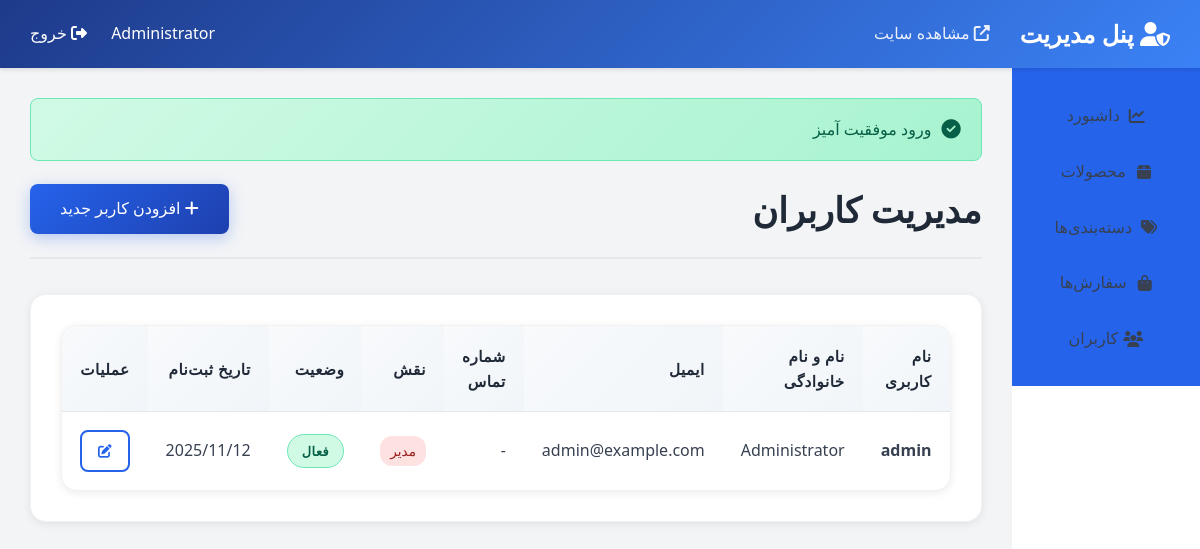
The page /admin/users.php (signed in) on the database its author committed.
### tables this page shows
CREATE TABLE IF NOT EXISTS users (
    id INT AUTO_INCREMENT PRIMARY KEY,
    username VARCHAR(50) NOT NULL UNIQUE,
    email VARCHAR(100) NOT NULL UNIQUE,
    password VARCHAR(255) NOT NULL,
    full_name VARCHAR(100) NOT NULL,
    phone VARCHAR(20),
    address TEXT,
    city VARCHAR(50),
    postal_code VARCHAR(20),
    role ENUM('admin', 'customer') DEFAULT 'customer',
    status ENUM('active', 'inactive', 'banned') DEFAULT 'active',
    created_at TIMESTAMP DEFAULT CURRENT_TIMESTAMP,
    updated_at TIMESTAMP DEFAULT CURRENT_TIMESTAMP ON UPDATE CURRENT_TIMESTAMP,
    INDEX idx_username (username),
    INDEX idx_email (email),
    INDEX idx_role (role)
);

### includes/functions.php (called while the page is built, shortened)
<?php
function isLoggedIn() {
    return isset($_SESSION['user_id']);
}
function getCurrentUserId() {
    return $_SESSION['user_id'] ?? null;
}
function getCurrentUser() {
    $db = getDB();
    $userId = getCurrentUserId();
    $stmt = $db->prepare("SELECT id, username, email, full_name, phone, address, city, postal_code, role FROM users WHERE id = ?");
    $stmt->bind_param("i", $userId);
    $stmt->execute();
    $result = $stmt->get_result();
    return $result->fetch_assoc();
}
function getFlashMessage() {
    if (isset($_SESSION['flash_message'])) {
        $flash = $_SESSION['flash_message'];
        return $flash;
    }
    return null;
}

### includes/db.php (called while the page is built, shortened)
<?php
class Database {
    private static $instance = null;
    private $connection;
    private function __construct() {
        try {
            $this->connection = new mysqli(DB_HOST, DB_USER, DB_PASS, DB_NAME);
            $this->connection->set_charset("utf8mb4");
        } catch (Exception $e) {
            die("Database connection error: " . $e->getMessage());
        }
    }
    public static function getInstance() {
        if (self::$instance === null) {
            self::$instance = new self();
        }
        return self::$instance;
    }
    public function prepare($sql) {
        return $this->connection->prepare($sql);
    }
}
function getDB() {
    return Database::getInstance();
}

### includes/User.php (called while the page is built, shortened)
<?php
require_once __DIR__ . '/db.php';
require_once __DIR__ . '/functions.php';
class User {
    private $db;
    public function __construct() {
        $this->db = getDB();
    }
    public function getAllUsers($limit = 100, $offset = 0) {
        $stmt = $this->db->prepare("SELECT id, username, email, full_name, phone, role, status, created_at FROM users ORDER BY created_at DESC LIMIT ? OFFSET ?");
        $stmt->bind_param("ii", $limit, $offset);
        $stmt->execute();
        $result = $stmt->get_result();
        $users = [];
        while ($row = $result->fetch_assoc()) {
            $users[] = $row;
        }
        return $users;
    }
}

### admin/users.php (the view, shortened to what this page needs)
<?php
require_once __DIR__ . '/../includes/db.php';
require_once __DIR__ . '/../includes/functions.php';
require_once __DIR__ . '/../includes/User.php';
$userObj = new User();
$users = $userObj->getAllUsers(100, 0);
require_once 'header.php';
?>
<div class="page-header">
    <h1 class="page-title">مدیریت کاربران</h1>
    <a href="<?php echo ADMIN_URL; ?>/user-add.php" class="btn btn-primary">
        <i class="fas fa-plus"></i> افزودن کاربر جدید
    </a>
</div>
<div class="admin-card">
    <?php if (!empty($users)): ?>
        <div class="admin-table">
            <table>
                <thead>
                    <tr>
                        <th>نام کاربری</th>
                        <th>نام و نام خانوادگی</th>
                        <th>ایمیل</th>
                        <th>شماره تماس</th>
                        <th>نقش</th>
                        <th>وضعیت</th>
                        <th>تاریخ ثبت‌نام</th>
                        <th style="width: 120px;">عملیات</th>
                    </tr>
                </thead>
                <tbody>
                    <?php foreach ($users as $user): ?>
                        <tr>
                            <td><strong><?php echo htmlspecialchars($user['username']); ?></strong></td>
                            <td><?php echo htmlspecialchars($user['full_name']); ?></td>
                            <td><?php echo htmlspecialchars($user['email']); ?></td>
                            <td><?php echo htmlspecialchars($user['phone'] ?? '-'); ?></td>
                            <td>
                                <?php if ($user['role'] == 'admin'): ?>
                                    <span class="badge badge-danger">مدیر</span>
                                <?php else: ?>
                                    <span class="badge badge-info">مشتری</span>
                                <?php endif; ?>
                            </td>
                            <td>
                                <?php
                                $statusMap = [
                                    'active' => ['فعال', 'status-active'],
                                    'inactive' => ['غیرفعال', 'status-inactive'],
                                    'banned' => ['مسدود', 'status-cancelled']
                                ];
                                $statusInfo = $statusMap[$user['status']] ?? ['نامشخص', 'status-inactive'];
                                ?>
                                <span class="status-badge <?php echo $statusInfo[1]; ?>">
                                    <?php echo $statusInfo[0]; ?>
                                </span>
                            </td>
                            <td><?php echo date('Y/m/d', strtotime($user['created_at'])); ?></td>
                            <td>
                                <div style="display: flex; gap: 5px;">
                                    <a href="<?php echo ADMIN_URL; ?>/user-edit.php?id=<?php echo $user['id']; ?>"
                                       class="btn btn-sm btn-outline" title="ویرایش">
                                        <i class="fas fa-edit"></i>
                                    </a>
                                </div>
                            </td>
                        </tr>
                    <?php endforeach; ?>
                </tbody>
            </table>
        </div>
    <?php endif; ?>
</div>
<?php require_once 'footer.php'; ?>

### admin/header.php (shortened to what this page needs)
<?php
require_once __DIR__ . '/../includes/db.php';
require_once __DIR__ . '/../includes/functions.php';
$currentUser = getCurrentUser();
?>
<!DOCTYPE html>
<html lang="fa">
<head>
    <link rel="stylesheet" href="<?php echo SITE_URL; ?>/assets/css/style.css">
    <link rel="stylesheet" href="<?php echo SITE_URL; ?>/assets/css/admin.css">
    <link rel="stylesheet" href="https://cdnjs.cloudflare.com/ajax/libs/font-awesome/6.4.0/css/all.min.css">
</head>
<body style="background: #f3f4f6;">
    <header style="background: linear-gradient(135deg, #1e3a8a, #3b82f6); box-shadow: 0 2px 4px rgba(0,0,0,0.1);">
        <div style="padding: 15px 30px; display: flex; justify-content: space-between; align-items: center;">
            <div style="display: flex; align-items: center; gap: 30px;">
                <h1 style="color: white; font-size: 1.5rem; margin: 0;">
                    <i class="fas fa-user-shield"></i> پنل مدیریت
                </h1>
                <a href="<?php echo SITE_URL; ?>/public/index.php" target="_blank" style="color: white; opacity: 0.9;">
                    <i class="fas fa-external-link-alt"></i> مشاهده سایت
                </a>
            </div>
            <div style="color: white;">
                <span><?php echo htmlspecialchars($currentUser['full_name']); ?></span>
                <a href="<?php echo SITE_URL; ?>/public/logout.php" style="color: white; margin-right: 20px;">
                    <i class="fas fa-sign-out-alt"></i> خروج
                </a>
            </div>
        </div>
    </header>
    <div style="display: flex; min-height: calc(100vh - 60px);">
        <aside style="width: 260px; background: white; box-shadow: 2px 0 4px rgba(0,0,0,0.05);">
            <nav style="padding: 20px 0;">
                <ul style="list-style: none; padding: 0; margin: 0;">
                    <li>
                        <a href="<?php echo ADMIN_URL; ?>/index.php" style="display: flex; align-items: center; padding: 15px 25px; color: var(--text-color); transition: all 0.3s;">
                            <i class="fas fa-chart-line" style="width: 25px;"></i>
                            <span>داشبورد</span>
                        </a>
                    </li>
                    <li>
                        <a href="<?php echo ADMIN_URL; ?>/products.php" style="display: flex; align-items: center; padding: 15px 25px; color: var(--text-color); transition: all 0.3s;">
                            <i class="fas fa-box" style="width: 25px;"></i>
                            <span>محصولات</span>
                        </a>
                    </li>
                    <li>
                        <a href="<?php echo ADMIN_URL; ?>/categories.php" style="display: flex; align-items: center; padding: 15px 25px; color: var(--text-color); transition: all 0.3s;">
                            <i class="fas fa-tags" style="width: 25px;"></i>
                            <span>دسته‌بندی‌ها</span>
                        </a>
                    </li>
                    <li>
                        <a href="<?php echo ADMIN_URL; ?>/orders.php" style="display: flex; align-items: center; padding: 15px 25px; color: var(--text-color); transition: all 0.3s;">
                            <i class="fas fa-shopping-bag" style="width: 25px;"></i>
                            <span>سفارش‌ها</span>
                        </a>
                    </li>
                    <li>
                        <a href="<?php echo ADMIN_URL; ?>/users.php" style="display: flex; align-items: center; padding: 15px 25px; color: var(--text-color); transition: all 0.3s;">
                            <i class="fas fa-users" style="width: 25px;"></i>
                            <span>کاربران</span>
                        </a>
                    </li>
                </ul>
            </nav>
        </aside>
        <main style="flex: 1; padding: 30px;">
            <?php
            $flash = getFlashMessage();
            if ($flash):
            ?>
                <div class="alert alert-<?php echo $flash['type']; ?>" style="margin-bottom: 20px;">
                    <?php echo htmlspecialchars($flash['message']); ?>
                </div>
            <?php endif; ?>

### assets/css/style.css (style rules this page uses)
* { margin: 0; padding: 0; box-sizing: border-box; }
:root { --primary-color: #2563eb; --primary-dark: #1e40af; --secondary-color: #10b981; --danger-color: #ef4444; --warning-color: #f59e0b; --dark-color: #1f2937; --light-color: #f9fafb; --border-color: #e5e7eb; --text-color: #374151; --text-light: #6b7280; --white: #ffffff; --shadow: 0 1px 3px 0 rgba(0, 0, 0, 0.1), 0 1px 2px 0 rgba(0, 0, 0, 0.06); --shadow-md: 0 4px 6px -1px rgba(0, 0, 0, 0.1), 0 2px 4px -1px rgba(0, 0, 0, 0.06); --shadow-lg: 0 10px 15px -3px rgba(0, 0, 0, 0.1), 0 4px 6px -2px rgba(0, 0, 0, 0.05); }
body { font-family: 'Segoe UI', Tahoma, Geneva, Verdana, sans-serif; direction: rtl; text-align: right; line-height: 1.6; color: var(--text-color); background-color: var(--light-color); overflow-x: hidden; }
html { scroll-behavior: smooth; }
a { text-decoration: none; color: inherit; transition: all 0.3s ease; }
header { background: var(--white); box-shadow: var(--shadow); position: sticky; top: 0; z-index: 1000; }
nav { background: var(--primary-color); padding: 0; }
nav ul { list-style: none; display: flex; justify-content: center; flex-wrap: wrap; }
nav li { position: relative; }
nav a { display: block; padding: 15px 25px; color: var(--white); transition: background 0.3s; }
.btn { display: inline-block; padding: 12px 30px; border-radius: 8px; font-size: 1rem; cursor: pointer; border: none; transition: all 0.3s ease; text-decoration: none; position: relative; overflow: hidden; }
.btn::before { content: ''; position: absolute; top: 50%; left: 50%; width: 0; height: 0; border-radius: 50%; background: rgba(255, 255, 255, 0.3); transform: translate(-50%, -50%); transition: width 0.6s, height 0.6s; }
.btn-primary { background: linear-gradient(135deg, var(--primary-color) 0%, var(--primary-dark) 100%); color: var(--white); box-shadow: 0 4px 15px rgba(37, 99, 235, 0.3); }
.btn-outline { background: transparent; border: 2px solid var(--primary-color); color: var(--primary-color); }
.alert { padding: 15px 20px; border-radius: 8px; margin-bottom: 20px; animation: fadeIn 0.5s ease-out; display: flex; align-items: center; gap: 10px; }
.alert::before { font-family: 'Font Awesome 6 Free'; font-weight: 900; font-size: 1.2rem; }
.alert-success { background: linear-gradient(135deg, #d1fae5 0%, #a7f3d0 100%); color: #065f46; border: 1px solid #6ee7b7; }
.alert-success::before { content: '\f058'; }
.badge { display: inline-block; padding: 4px 10px; border-radius: 12px; font-size: 0.85rem; font-weight: 500; }
.badge-danger { background: #fee2e2; color: #991b1b; }

### assets/css/admin.css (style rules this page uses)
.admin-card { background: white; border-radius: 16px; padding: 30px; box-shadow: 0 2px 8px rgba(0,0,0,0.08); margin-bottom: 25px; border: 1px solid rgba(0,0,0,0.05); transition: all 0.3s ease; }
.admin-table { width: 100%; background: white; border-radius: 16px; overflow: hidden; box-shadow: 0 2px 8px rgba(0,0,0,0.08); border: 1px solid rgba(0,0,0,0.05); }
.admin-table table { width: 100%; border-collapse: collapse; }
.admin-table th, .admin-table td { padding: 18px; text-align: right; border-bottom: 1px solid var(--border-color); }
.admin-table th { background: linear-gradient(135deg, #f8fafc 0%, #f1f5f9 100%); font-weight: 700; color: var(--dark-color); font-size: 0.95rem; text-transform: uppercase; letter-spacing: 0.5px; }
.admin-table tr:last-child td { border-bottom: none; }
.btn-sm { padding: 8px 16px; font-size: 0.85rem; border-radius: 8px; font-weight: 600; }
.status-badge { display: inline-block; padding: 6px 14px; border-radius: 20px; font-size: 0.8rem; font-weight: 600; text-transform: uppercase; letter-spacing: 0.5px; }
.status-active { background: #d1fae5; color: #065f46; border: 1px solid #6ee7b7; }
.page-header { display: flex; justify-content: space-between; align-items: center; margin-bottom: 35px; padding-bottom: 20px; border-bottom: 2px solid #e5e7eb; }
.page-title { font-size: 2.2rem; color: var(--dark-color); margin: 0; font-weight: 800; }

### rows shown on the page
users: full_name "Administrator", username "admin", email "admin@example.com", phone "-", role "مدیر", status "فعال", created_at "2025/11/12"

### other values the page prints
$flash['message'] "ورود موفقیت آمیز"
